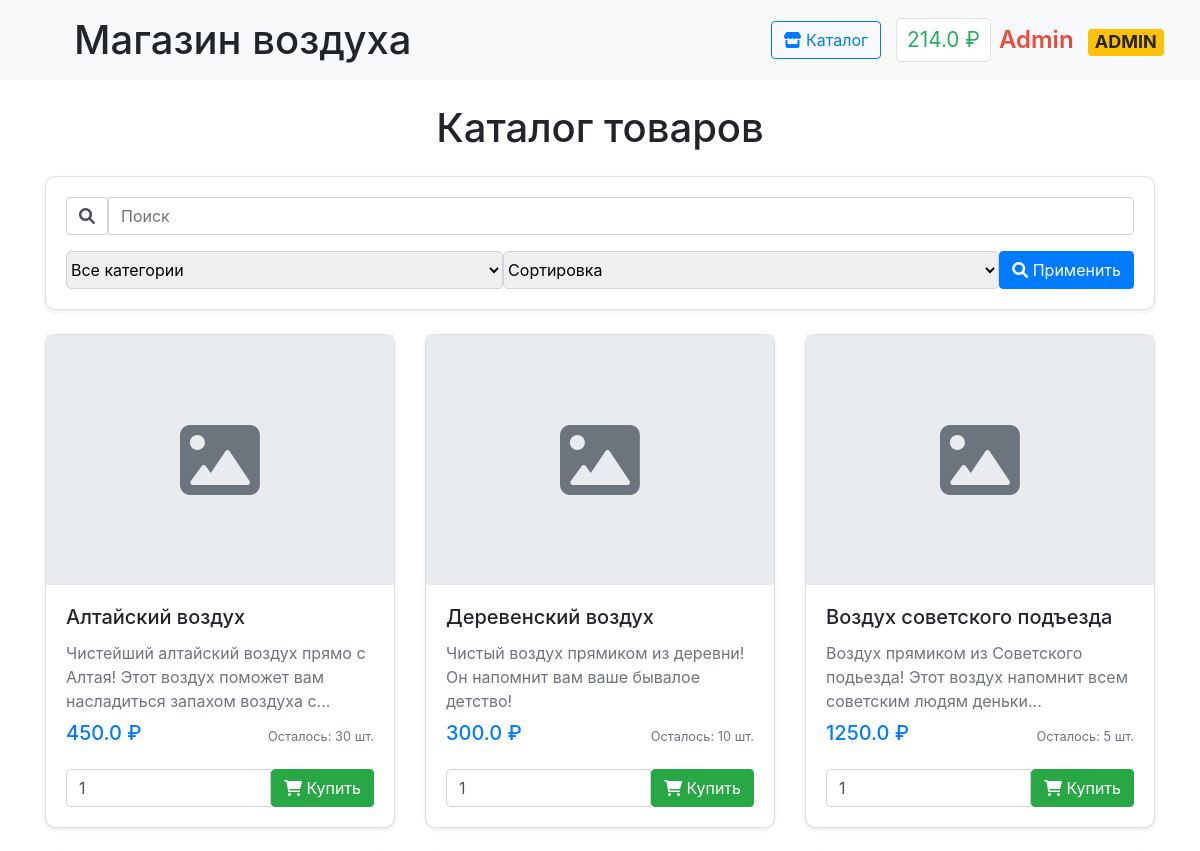
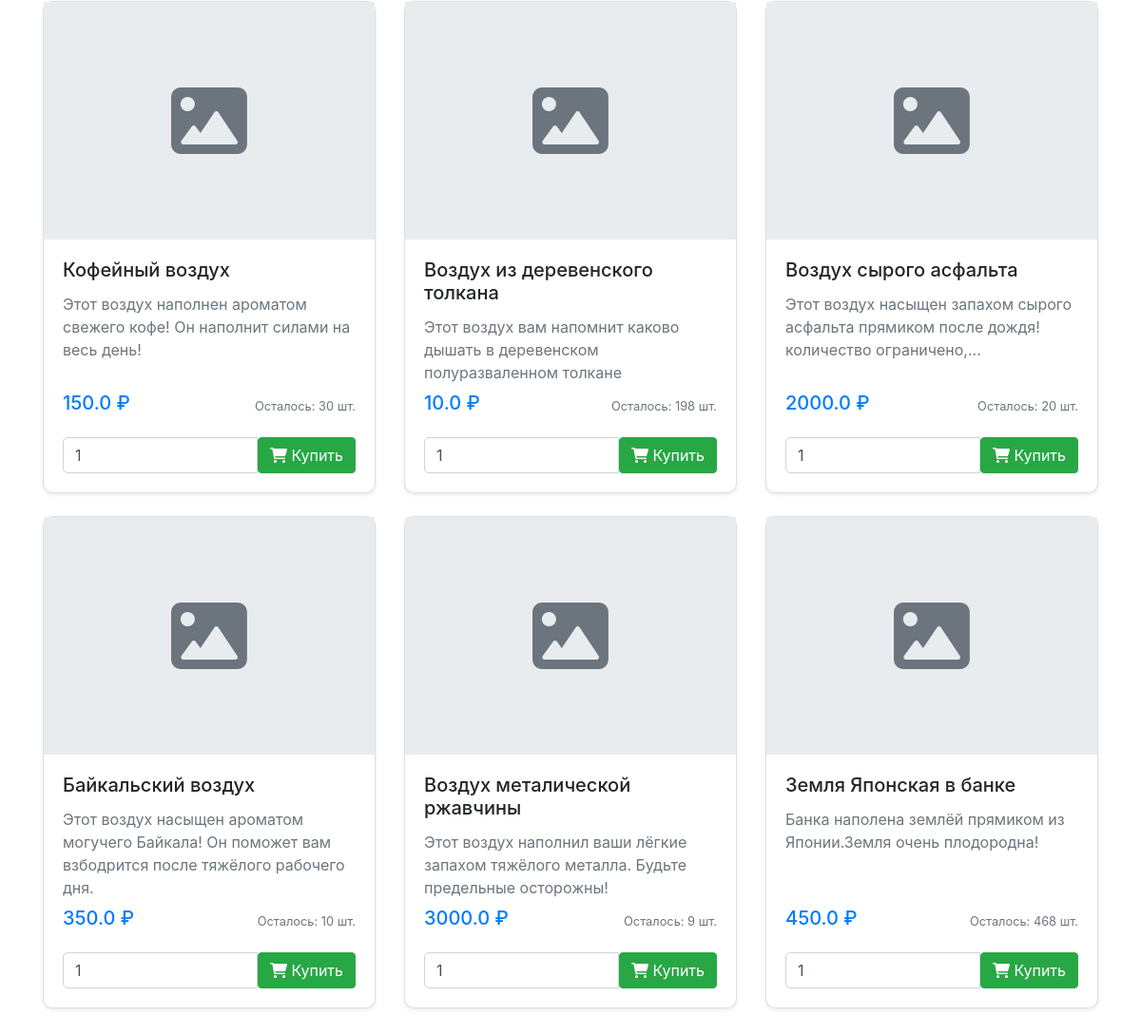
The page / (signed in) on the database its author committed (2 pictures, top to bottom).
### data/users.py (models this page shows, shortened)
class User(SqlAlchemyBase, UserMixin):
    __tablename__ = 'users'
    id = Column(Integer, primary_key=True, autoincrement=True)
    surname = Column(String, nullable=False)
    name = Column(String, nullable=False)
    email = Column(String, unique=True, nullable=False)
    hashed_password = Column(String, nullable=False)
    balance = Column(Float, default=0)
    is_admin = Column(Boolean, default=False)

### data/products.py (models this page shows, shortened)
class Product(SqlAlchemyBase):
    __tablename__ = 'products'
    id = sa.Column(sa.Integer, primary_key=True, autoincrement=True)
    title = sa.Column(sa.String, nullable=False)
    description = sa.Column(sa.Text)
    price = sa.Column(sa.Float, nullable=False)
    quantity = sa.Column(sa.Integer, default=0)
    image_url = sa.Column(sa.String)
    category = sa.Column(sa.String)
    created_at = sa.Column(sa.DateTime, default=sa.func.now())
    is_available = sa.Column(sa.Boolean, default=True)

### main.py (the view)
@app.route('/')
def index():
    db_sess = db_session.create_session()
    search_query = request.args.get('q', '').strip()
    category_filter = request.args.get('category', 'all')
    sort_by = request.args.get('sort', 'none')
    query = db_sess.query(Product).filter(Product.is_available == True)
    db_sess.close()
    if search_query:
        query = query.filter(
            (Product.title.ilike(f'%{search_query}%')) |
            (Product.description.ilike(f'%{search_query}%'))
        )
    if category_filter != 'all':
        query = query.filter(Product.category == category_filter)
    if sort_by == 'price_asc':
        query = query.order_by(Product.price.asc())
    elif sort_by == 'price_desc':
        query = query.order_by(Product.price.desc())
    products = query.all()
    return render_template("index.html",
                           products=products,
                           search_query=search_query,
                           current_category=category_filter,
                           current_sort=sort_by)

### data/db_session.py (called while the page is built)
def create_session() -> Session:
    global __factory
    return __factory()

### main.py (called while the page is built)
@login_manager.user_loader
def load_user(user_id):
    db_sess = db_session.create_session()
    return db_sess.get(User, user_id)

### templates/index.html (shortened to what this page needs)
{% extends "base.html" %}
{% block content %}
<div class="container py-4">
    <h1 class="text-center mb-4">Каталог товаров</h1>
    <div class="card mb-4 shadow-sm">
        <div class="card-body">
            <form method="get" action="{{ url_for('index') }}">
                <div class="mb-3">
                    <div class="input-group">
                        <span class="input-group-text bg-white">
                            <i class="fas fa-search"></i>
                        </span>
                        <input type="text" name="q" class="form-control" placeholder="Поиск"
                               value="{{ search_query if search_query }}">
                    </div>
                </div>
                <div class="d-flex align-items-stretch gap-2" style="height: 38px;">
                    <select name="category" class="form-select flex-grow-1 h-100">
                        <option value="all" {% if current_category == 'all' %}selected{% endif %}>Все категории</option>
                    </select>
                    <select name="sort" class="form-select flex-grow-1 h-100">
                        <option value="none" {% if current_sort == 'none' %}selected{% endif %}>Сортировка</option>
                    </select>
                    <button type="submit" class="btn btn-primary h-100">
                        <i class="fas fa-search"></i> Применить
                    </button>
                </div>
            </form>
        </div>
    </div>
    <div class="row">
        {% for product in products %}
        <div class="col-lg-4 col-md-6 mb-4">
            <div class="card h-100 shadow-sm">
                <div class="product-image-container">
                    {% if product.image_url %}
                    <img src="{{ url_for('static', filename=product.image_url) }}"
                         class="card-img-top img-fluid p-3"
                         alt="{{ product.title }}"
                         style="max-height: 250px; object-fit: contain;">
                    {% else %}
                    <div class="no-image-placeholder d-flex align-items-center justify-content-center">
                        <i class="fas fa-image fa-5x text-muted"></i>
                    </div>
                    {% endif %}
                </div>
                <div class="card-body d-flex flex-column">
                    <h5 class="card-title">{{ product.title }}</h5>
                    {% if product.description %}
                    <p class="card-text text-muted mb-2">{{ product.description|truncate(100) }}</p>
                    {% endif %}
                    <div class="mt-auto">
                        <div class="d-flex justify-content-between align-items-center mb-3">
                            <span class="h5 text-primary">{{ product.price }} ₽</span>
                            <small class="text-muted">Осталось: {{ product.quantity }} шт.</small>
                        </div>
                        {% if current_user.is_authenticated %}
                        <form action="{{ url_for('buy', product_id=product.id) }}" method="POST">
                            <div class="input-group">
                                <input type="number" name="quantity" value="1" min="1"
                                       max="{{ product.quantity }}" class="form-control">
                                <button class="btn btn-success" {% if product.quantity < 1 %}disabled{% endif %}>
                                    <i class="fas fa-shopping-cart"></i> Купить
                                </button>
                            </div>
                        </form>
                        {% else %}
                        <a href="{{ url_for('login') }}" class="btn btn-outline-primary btn-block">
                            Войдите для покупки
                        </a>
                        {% endif %}
                    </div>
                </div>
            </div>
        </div>
        {% endfor %}
    </div>
</div>
{% endblock %}

### templates/base.html (shortened to what this page needs)
<!doctype html>
<html lang="en">
<head>
    <link rel="stylesheet" href="https://stackpath.bootstrapcdn.com/bootstrap/4.4.1/css/bootstrap.min.css">
    <link rel="stylesheet" href="https://cdnjs.cloudflare.com/ajax/libs/font-awesome/6.0.0/css/all.min.css">
    <link rel="stylesheet" href="{{ url_for('static', filename='css/style.css') }}">
</head>
<body>
<nav class="navbar navbar-light bg-light">
    <div class="navbar-container">
        <h1 class="m-2" style="padding-left: 30px;">Магазин воздуха</h1>
        <div class="nav-section">
            {% if current_user.is_authenticated %}
                <a href="{{ url_for('index') }}" class="btn btn-outline-primary">
                    <i class="fas fa-store"></i> Каталог
                </a>
                <div class="d-flex align-items-center">
                    <span class="balance mr-2" onclick="window.location.href='{{ url_for('payment') }}'">
                        {{ current_user.balance }} ₽
                    </span>
                    <span class="username {% if current_user.is_admin %}admin-badge{% endif %}"
                          onclick="window.location.href='{{ url_for('profile') }}'">
                        {{ current_user.name }}
                        {% if current_user.is_admin %}<span class="badge badge-warning ml-2">ADMIN</span>{% endif %}
                    </span>
                </div>
            {% endif %}
        </div>
    </div>
</nav>
<main>
    {% block content %}{% endblock %}
</main>
</body>
</html>

### static/css/style.css (style rules this page uses)
.navbar-container { width: 100%; display: flex; justify-content: space-between; align-items: center; }
.nav-section { display: flex; align-items: center; gap: 15px; }
.username { font-size: 1.5rem; font-weight: 600; color: #2c3e50; cursor: pointer; margin: 0; }
.balance { font-size: 1.3rem; color: #27ae60; background: white; padding: 5px 10px; border-radius: 5px; cursor: pointer; border: 1px solid #e0e0e0; margin: 0; }
.admin-badge { color: #e74c3c; }
.navbar-container { display: flex; justify-content: space-between; align-items: center; width: 100%; padding: 0 20px; }

### templates/index.html (style rules this page uses)
.product-image-container { height: 250px; display: flex; align-items: center; justify-content: center; background-color: #f8f9fa; overflow: hidden; }
.no-image-placeholder { height: 100%; width: 100%; background-color: #e9ecef; }
.card { transition: transform 0.2s; border-radius: 10px; }
.form-select, .form-control { border-radius: 5px; border: 1px solid #ced4da; }
.input-group-text { padding: 0.5rem 0.75rem; }

### rows shown on the page
User: balance "214.0", name "Admin"
Product: title "Алтайский воздух", description "Чистейший алтайский воздух прямо с Алтая! Этот воздух поможет вам насладиться запахом воздуха с...", price "450.0", quantity "30"
Product: title "Деревенский воздух", description "Чистый воздух прямиком из деревни! Он напомнит вам ваше бывалое детство!", price "300.0", quantity "10"
Product: title "Воздух советского подъезда", description "Воздух прямиком из Советского подьезда! Этот воздух напомнит всем советским людям деньки...", price "1250.0", quantity "5"
Product: title "Кофейный воздух", description "Этот воздух наполнен ароматом свежего кофе! Он наполнит силами на весь день!", price "150.0", quantity "30"
Product: title "Воздух из деревенского толкана", description "Этот воздух вам напомнит каково дышать в деревенском полуразваленном толкане", price "10.0", quantity "198"
Product: title "Воздух сырого асфальта", description "Этот воздух насыщен запахом сырого асфальта прямиком после дождя! количество ограничено,...", price "2000.0", quantity "20"
Product: title "Байкальский воздух", description "Этот воздух насыщен ароматом могучего Байкала! Он поможет вам взбодрится после тяжёлого рабочего дня.", price "350.0", quantity "10"
Product: title "Воздух металической ржавчины", description "Этот воздух наполнил ваши лёгкие запахом тяжёлого металла. Будьте предельные осторожны!", price "3000.0", quantity "9"
Product: title "Земля Японская в банке", description "Банка наполена землёй прямиком из Японии.Земля очень плодородна!", price "450.0", quantity "468"
